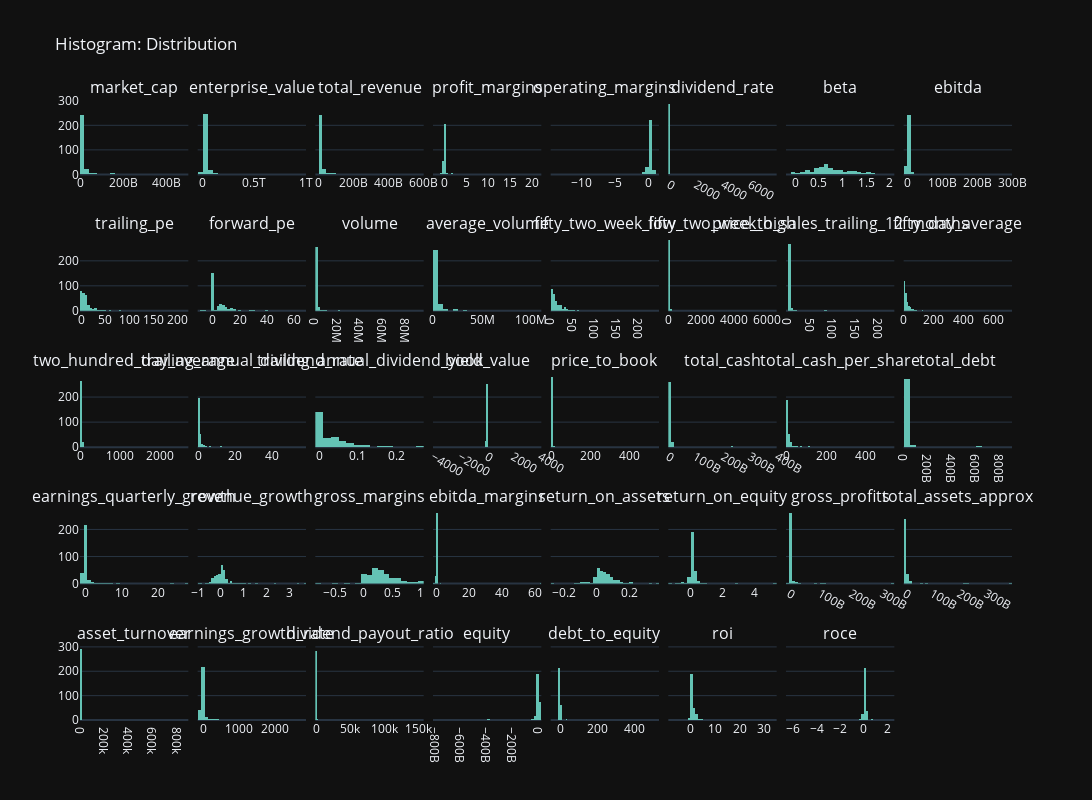

Notebook cell for this chart:
### Markdown cell above
#### Histograms and Distribution

### Code cell
import plotly.subplots as sp
import plotly.graph_objects as go

df = df_fundamentals_book.select_dtypes(include=["float64"])
fig = sp.make_subplots(rows=5, cols=8, subplot_titles=df.columns, shared_yaxes=True, horizontal_spacing=0.01, vertical_spacing=0.1)

for row in range(1, 6):
    for col in range(1, 9):
        subplot_num = (row - 1) * 8 + col
        if subplot_num <= len(df.columns):
            col_name = df.columns[subplot_num - 1]
            trace = go.Histogram(x=df[col_name], name=col_name, marker=dict(color = 'rgb(100, 195, 181)'), showlegend=False)
            fig.add_trace(trace, row=row, col=col)

fig.update_layout(title_text="Histogram: Distribution", height=800, width=2500, template="plotly_dark")

fig.show()

### Figure 1 — Plotly figure (JSON) as saved in the notebook; plotly's stock layout.template omitted (floating-point values rounded to 4 significant figures; data arrays with more than 128 entries replaced by an {"elided": "..."} marker saying what was removed)
{"data": [{"marker": {"color": "rgb(100, 195, 181)"}, "name": "market_cap", "showlegend": false, "type": "histogram", "x": {"elided": "291 int values"}, "xaxis": "x", "yaxis": "y"}, {"marker": {"color": "rgb(100, 195, 181)"}, "name": "enterprise_value", "showlegend": false, "type": "histogram", "x": {"elided": "291 int values"}, "xaxis": "x2", "yaxis": "y2"}, {"marker": {"color": "rgb(100, 195, 181)"}, "name": "total_revenue", "showlegend": false, "type": "histogram", "x": {"elided": "291 int values"}, "xaxis": "x3", "yaxis": "y3"}, {"marker": {"color": "rgb(100, 195, 181)"}, "name": "profit_margins", "showlegend": false, "type": "histogram", "x": {"elided": "291 float values"}, "xaxis": "x4", "yaxis": "y4"}, {"marker": {"color": "rgb(100, 195, 181)"}, "name": "operating_margins", "showlegend": false, "type": "histogram", "x": {"elided": "291 float values"}, "xaxis": "x5", "yaxis": "y5"}, {"marker": {"color": "rgb(100, 195, 181)"}, "name": "dividend_rate", "showlegend": false, "type": "histogram", "x": {"elided": "291 float values"}, "xaxis": "x6", "yaxis": "y6"}, {"marker": {"color": "rgb(100, 195, 181)"}, "name": "beta", "showlegend": false, "type": "histogram", "x": {"elided": "291 float values"}, "xaxis": "x7", "yaxis": "y7"}, {"marker": {"color": "rgb(100, 195, 181)"}, "name": "ebitda", "showlegend": false, "type": "histogram", "x": {"elided": "291 int values"}, "xaxis": "x8", "yaxis": "y8"}, {"marker": {"color": "rgb(100, 195, 181)"}, "name": "trailing_pe", "showlegend": false, "type": "histogram", "x": {"elided": "291 float values"}, "xaxis": "x9", "yaxis": "y9"}, {"marker": {"color": "rgb(100, 195, 181)"}, "name": "forward_pe", "showlegend": false, "type": "histogram", "x": {"elided": "291 float values"}, "xaxis": "x10", "yaxis": "y10"}, {"marker": {"color": "rgb(100, 195, 181)"}, "name": "volume", "showlegend": false, "type": "histogram", "x": {"elided": "291 int values"}, "xaxis": "x11", "yaxis": "y11"}, {"marker": {"color": "rgb(100, 195, 181)"}, "name": "average_volume", "showlegend": false, "type": "histogram", "x": {"elided": "291 int values"}, "xaxis": "x12", "yaxis": "y12"}, {"marker": {"color": "rgb(100, 195, 181)"}, "name": "fifty_two_week_low", "showlegend": false, "type": "histogram", "x": {"elided": "291 float values"}, "xaxis": "x13", "yaxis": "y13"}, {"marker": {"color": "rgb(100, 195, 181)"}, "name": "fifty_two_week_high", "showlegend": false, "type": "histogram", "x": {"elided": "291 float values"}, "xaxis": "x14", "yaxis": "y14"}, {"marker": {"color": "rgb(100, 195, 181)"}, "name": "price_to_sales_trailing_12_months", "showlegend": false, "type": "histogram", "x": {"elided": "291 float values"}, "xaxis": "x15", "yaxis": "y15"}, {"marker": {"color": "rgb(100, 195, 181)"}, "name": "fifty_day_average", "showlegend": false, "type": "histogram", "x": {"elided": "291 float values"}, "xaxis": "x16", "yaxis": "y16"}, {"marker": {"color": "rgb(100, 195, 181)"}, "name": "two_hundred_day_average", "showlegend": false, "type": "histogram", "x": {"elided": "291 float values"}, "xaxis": "x17", "yaxis": "y17"}, {"marker": {"color": "rgb(100, 195, 181)"}, "name": "trailing_annual_dividend_rate", "showlegend": false, "type": "histogram", "x": {"elided": "291 float values"}, "xaxis": "x18", "yaxis": "y18"}, {"marker": {"color": "rgb(100, 195, 181)"}, "name": "trailing_annual_dividend_yield", "showlegend": false, "type": "histogram", "x": {"elided": "291 float values"}, "xaxis": "x19", "yaxis": "y19"}, {"marker": {"color": "rgb(100, 195, 181)"}, "name": "book_value", "showlegend": false, "type": "histogram", "x": {"elided": "291 float values"}, "xaxis": "x20", "yaxis": "y20"}, {"marker": {"color": "rgb(100, 195, 181)"}, "name": "price_to_book", "showlegend": false, "type": "histogram", "x": {"elided": "291 float values"}, "xaxis": "x21", "yaxis": "y21"}, {"marker": {"color": "rgb(100, 195, 181)"}, "name": "total_cash", "showlegend": false, "type": "histogram", "x": {"elided": "291 int values"}, "xaxis": "x22", "yaxis": "y22"}, {"marker": {"color": "rgb(100, 195, 181)"}, "name": "total_cash_per_share", "showlegend": false, "type": "histogram", "x": {"elided": "291 float values"}, "xaxis": "x23", "yaxis": "y23"}, {"marker": {"color": "rgb(100, 195, 181)"}, "name": "total_debt", "showlegend": false, "type": "histogram", "x": {"elided": "291 int values"}, "xaxis": "x24", "yaxis": "y24"}, {"marker": {"color": "rgb(100, 195, 181)"}, "name": "earnings_quarterly_growth", "showlegend": false, "type": "histogram", "x": {"elided": "291 float values"}, "xaxis": "x25", "yaxis": "y25"}, {"marker": {"color": "rgb(100, 195, 181)"}, "name": "revenue_growth", "showlegend": false, "type": "histogram", "x": {"elided": "291 float values"}, "xaxis": "x26", "yaxis": "y26"}, {"marker": {"color": "rgb(100, 195, 181)"}, "name": "gross_margins", "showlegend": false, "type": "histogram", "x": {"elided": "291 float values"}, "xaxis": "x27", "yaxis": "y27"}, {"marker": {"color": "rgb(100, 195, 181)"}, "name": "ebitda_margins", "showlegend": false, "type": "histogram", "x": {"elided": "291 float values"}, "xaxis": "x28", "yaxis": "y28"}, {"marker": {"color": "rgb(100, 195, 181)"}, "name": "return_on_assets", "showlegend": false, "type": "histogram", "x": {"elided": "291 float values"}, "xaxis": "x29", "yaxis": "y29"}, {"marker": {"color": "rgb(100, 195, 181)"}, "name": "return_on_equity", "showlegend": false, "type": "histogram", "x": {"elided": "291 float values"}, "xaxis": "x30", "yaxis": "y30"}, {"marker": {"color": "rgb(100, 195, 181)"}, "name": "gross_profits", "showlegend": false, "type": "histogram", "x": {"elided": "291 int values"}, "xaxis": "x31", "yaxis": "y31"}, {"marker": {"color": "rgb(100, 195, 181)"}, "name": "total_assets_approx", "showlegend": false, "type": "histogram", "x": {"elided": "291 float values"}, "xaxis": "x32", "yaxis": "y32"}, {"marker": {"color": "rgb(100, 195, 181)"}, "name": "asset_turnover", "showlegend": false, "type": "histogram", "x": {"elided": "291 float values"}, "xaxis": "x33", "yaxis": "y33"}, {"marker": {"color": "rgb(100, 195, 181)"}, "name": "earnings_growth_rate", "showlegend": false, "type": "histogram", "x": {"elided": "291 float values"}, "xaxis": "x34", "yaxis": "y34"}, {"marker": {"color": "rgb(100, 195, 181)"}, "name": "dividend_payout_ratio", "showlegend": false, "type": "histogram", "x": {"elided": "291 float values"}, "xaxis": "x35", "yaxis": "y35"}, {"marker": {"color": "rgb(100, 195, 181)"}, "name": "equity", "showlegend": false, "type": "histogram", "x": {"elided": "291 float values"}, "xaxis": "x36", "yaxis": "y36"}, {"marker": {"color": "rgb(100, 195, 181)"}, "name": "debt_to_equity", "showlegend": false, "type": "histogram", "x": {"elided": "291 float values"}, "xaxis": "x37", "yaxis": "y37"}, {"marker": {"color": "rgb(100, 195, 181)"}, "name": "roi", "showlegend": false, "type": "histogram", "x": {"elided": "291 float values"}, "xaxis": "x38", "yaxis": "y38"}, {"marker": {"color": "rgb(100, 195, 181)"}, "name": "roce", "showlegend": false, "type": "histogram", "x": {"elided": "291 float values"}, "xaxis": "x39", "yaxis": "y39"}], "layout": {"annotations": [{"font": {"size": 16}, "showarrow": false, "text": "market_cap", "x": 0.05812, "xanchor": "center", "xref": "paper", "y": 1, "yanchor": "bottom", "yref": "paper"}, {"font": {"size": 16}, "showarrow": false, "text": "enterprise_value", "x": 0.1844, "xanchor": "center", "xref": "paper", "y": 1, "yanchor": "bottom", "yref": "paper"}, {"font": {"size": 16}, "showarrow": false, "text": "total_revenue", "x": 0.3106, "xanchor": "center", "xref": "paper", "y": 1, "yanchor": "bottom", "yref": "paper"}, {"font": {"size": 16}, "showarrow": false, "text": "profit_margins", "x": 0.4369, "xanchor": "center", "xref": "paper", "y": 1, "yanchor": "bottom", "yref": "paper"}, {"font": {"size": 16}, "showarrow": false, "text": "operating_margins", "x": 0.5631, "xanchor": "center", "xref": "paper", "y": 1, "yanchor": "bottom", "yref": "paper"}, {"font": {"size": 16}, "showarrow": false, "text": "dividend_rate", "x": 0.6894, "xanchor": "center", "xref": "paper", "y": 1, "yanchor": "bottom", "yref": "paper"}, {"font": {"size": 16}, "showarrow": false, "text": "beta", "x": 0.8156, "xanchor": "center", "xref": "paper", "y": 1, "yanchor": "bottom", "yref": "paper"}, {"font": {"size": 16}, "showarrow": false, "text": "ebitda", "x": 0.9419, "xanchor": "center", "xref": "paper", "y": 1, "yanchor": "bottom", "yref": "paper"}, {"font": {"size": 16}, "showarrow": false, "text": "trailing_pe", "x": 0.05812, "xanchor": "center", "xref": "paper", "y": 0.78, "yanchor": "bottom", "yref": "paper"}, {"font": {"size": 16}, "showarrow": false, "text": "forward_pe", "x": 0.1844, "xanchor": "center", "xref": "paper", "y": 0.78, "yanchor": "bottom", "yref": "paper"}, {"font": {"size": 16}, "showarrow": false, "text": "volume", "x": 0.3106, "xanchor": "center", "xref": "paper", "y": 0.78, "yanchor": "bottom", "yref": "paper"}, {"font": {"size": 16}, "showarrow": false, "text": "average_volume", "x": 0.4369, "xanchor": "center", "xref": "paper", "y": 0.78, "yanchor": "bottom", "yref": "paper"}, {"font": {"size": 16}, "showarrow": false, "text": "fifty_two_week_low", "x": 0.5631, "xanchor": "center", "xref": "paper", "y": 0.78, "yanchor": "bottom", "yref": "paper"}, {"font": {"size": 16}, "showarrow": false, "text": "fifty_two_week_high", "x": 0.6894, "xanchor": "center", "xref": "paper", "y": 0.78, "yanchor": "bottom", "yref": "paper"}, {"font": {"size": 16}, "showarrow": false, "text": "price_to_sales_trailing_12_months", "x": 0.8156, "xanchor": "center", "xref": "paper", "y": 0.78, "yanchor": "bottom", "yref": "paper"}, {"font": {"size": 16}, "showarrow": false, "text": "fifty_day_average", "x": 0.9419, "xanchor": "center", "xref": "paper", "y": 0.78, "yanchor": "bottom", "yref": "paper"}, {"font": {"size": 16}, "showarrow": false, "text": "two_hundred_day_average", "x": 0.05812, "xanchor": "center", "xref": "paper", "y": 0.56, "yanchor": "bottom", "yref": "paper"}, {"font": {"size": 16}, "showarrow": false, "text": "trailing_annual_dividend_rate", "x": 0.1844, "xanchor": "center", "xref": "paper", "y": 0.56, "yanchor": "bottom", "yref": "paper"}, {"font": {"size": 16}, "showarrow": false, "text": "trailing_annual_dividend_yield", "x": 0.3106, "xanchor": "center", "xref": "paper", "y": 0.56, "yanchor": "bottom", "yref": "paper"}, {"font": {"size": 16}, "showarrow": false, "text": "book_value", "x": 0.4369, "xanchor": "center", "xref": "paper", "y": 0.56, "yanchor": "bottom", "yref": "paper"}, {"font": {"size": 16}, "showarrow": false, "text": "price_to_book", "x": 0.5631, "xanchor": "center", "xref": "paper", "y": 0.56, "yanchor": "bottom", "yref": "paper"}, {"font": {"size": 16}, "showarrow": false, "text": "total_cash", "x": 0.6894, "xanchor": "center", "xref": "paper", "y": 0.56, "yanchor": "bottom", "yref": "paper"}, {"font": {"size": 16}, "showarrow": false, "text": "total_cash_per_share", "x": 0.8156, "xanchor": "center", "xref": "paper", "y": 0.56, "yanchor": "bottom", "yref": "paper"}, {"font": {"size": 16}, "showarrow": false, "text": "total_debt", "x": 0.9419, "xanchor": "center", "xref": "paper", "y": 0.56, "yanchor": "bottom", "yref": "paper"}, {"font": {"size": 16}, "showarrow": false, "text": "earnings_quarterly_growth", "x": 0.05812, "xanchor": "center", "xref": "paper", "y": 0.34, "yanchor": "bottom", "yref": "paper"}, {"font": {"size": 16}, "showarrow": false, "text": "revenue_growth", "x": 0.1844, "xanchor": "center", "xref": "paper", "y": 0.34, "yanchor": "bottom", "yref": "paper"}, {"font": {"size": 16}, "showarrow": false, "text": "gross_margins", "x": 0.3106, "xanchor": "center", "xref": "paper", "y": 0.34, "yanchor": "bottom", "yref": "paper"}, {"font": {"size": 16}, "showarrow": false, "text": "ebitda_margins", "x": 0.4369, "xanchor": "center", "xref": "paper", "y": 0.34, "yanchor": "bottom", "yref": "paper"}, {"font": {"size": 16}, "showarrow": false, "text": "return_on_assets", "x": 0.5631, "xanchor": "center", "xref": "paper", "y": 0.34, "yanchor": "bottom", "yref": "paper"}, {"font": {"size": 16}, "showarrow": false, "text": "return_on_equity", "x": 0.6894, "xanchor": "center", "xref": "paper", "y": 0.34, "yanchor": "bottom", "yref": "paper"}, {"font": {"size": 16}, "showarrow": false, "text": "gross_profits", "x": 0.8156, "xanchor": "center", "xref": "paper", "y": 0.34, "yanchor": "bottom", "yref": "paper"}, {"font": {"size": 16}, "showarrow": false, "text": "total_assets_approx", "x": 0.9419, "xanchor": "center", "xref": "paper", "y": 0.34, "yanchor": "bottom", "yref": "paper"}, {"font": {"size": 16}, "showarrow": false, "text": "asset_turnover", "x": 0.05812, "xanchor": "center", "xref": "paper", "y": 0.12, "yanchor": "bottom", "yref": "paper"}, {"font": {"size": 16}, "showarrow": false, "text": "earnings_growth_rate", "x": 0.1844, "xanchor": "center", "xref": "paper", "y": 0.12, "yanchor": "bottom", "yref": "paper"}, {"font": {"size": 16}, "showarrow": false, "text": "dividend_payout_ratio", "x": 0.3106, "xanchor": "center", "xref": "paper", "y": 0.12, "yanchor": "bottom", "yref": "paper"}, {"font": {"size": 16}, "showarrow": false, "text": "equity", "x": 0.4369, "xanchor": "center", "xref": "paper", "y": 0.12, "yanchor": "bottom", "yref": "paper"}, {"font": {"size": 16}, "showarrow": false, "text": "debt_to_equity", "x": 0.5631, "xanchor": "center", "xref": "paper", "y": 0.12, "yanchor": "bottom", "yref": "paper"}, {"font": {"size": 16}, "showarrow": false, "text": "roi", "x": 0.6894, "xanchor": "center", "xref": "paper", "y": 0.12, "yanchor": "bottom", "yref": "paper"}, {"font": {"size": 16}, "showarrow": false, "text": "roce", "x": 0.8156, "xanchor": "center", "xref": "paper", "y": 0.12, "yanchor": "bottom", "yref": "paper"}], "height": 800, "title": {"text": "Histogram: Distribution"}, "width": 2500, "xaxis": {"anchor": "y", "domain": [0, 0.1162]}, "xaxis10": {"anchor": "y10", "domain": [0.1263, 0.2425]}, "xaxis11": {"anchor": "y11", "domain": [0.2525, 0.3688]}, "xaxis12": {"anchor": "y12", "domain": [0.3788, 0.495]}, "xaxis13": {"anchor": "y13", "domain": [0.505, 0.6212]}, "xaxis14": {"anchor": "y14", "domain": [0.6312, 0.7475]}, "xaxis15": {"anchor": "y15", "domain": [0.7575, 0.8737]}, "xaxis16": {"anchor": "y16", "domain": [0.8837, 1.0]}, "xaxis17": {"anchor": "y17", "domain": [0, 0.1162]}, "xaxis18": {"anchor": "y18", "domain": [0.1263, 0.2425]}, "xaxis19": {"anchor": "y19", "domain": [0.2525, 0.3688]}, "xaxis2": {"anchor": "y2", "domain": [0.1263, 0.2425]}, "xaxis20": {"anchor": "y20", "domain": [0.3788, 0.495]}, "xaxis21": {"anchor": "y21", "domain": [0.505, 0.6212]}, "xaxis22": {"anchor": "y22", "domain": [0.6312, 0.7475]}, "xaxis23": {"anchor": "y23", "domain": [0.7575, 0.8737]}, "xaxis24": {"anchor": "y24", "domain": [0.8837, 1.0]}, "xaxis25": {"anchor": "y25", "domain": [0, 0.1162]}, "xaxis26": {"anchor": "y26", "domain": [0.1263, 0.2425]}, "xaxis27": {"anchor": "y27", "domain": [0.2525, 0.3688]}, "xaxis28": {"anchor": "y28", "domain": [0.3788, 0.495]}, "xaxis29": {"anchor": "y29", "domain": [0.505, 0.6212]}, "xaxis3": {"anchor": "y3", "domain": [0.2525, 0.3688]}, "xaxis30": {"anchor": "y30", "domain": [0.6312, 0.7475]}, "xaxis31": {"anchor": "y31", "domain": [0.7575, 0.8737]}, "xaxis32": {"anchor": "y32", "domain": [0.8837, 1.0]}, "xaxis33": {"anchor": "y33", "domain": [0, 0.1162]}, "xaxis34": {"anchor": "y34", "domain": [0.1263, 0.2425]}, "xaxis35": {"anchor": "y35", "domain": [0.2525, 0.3688]}, "xaxis36": {"anchor": "y36", "domain": [0.3788, 0.495]}, "xaxis37": {"anchor": "y37", "domain": [0.505, 0.6212]}, "xaxis38": {"anchor": "y38", "domain": [0.6312, 0.7475]}, "xaxis39": {"anchor": "y39", "domain": [0.7575, 0.8737]}, "xaxis4": {"anchor": "y4", "domain": [0.3788, 0.495]}, "xaxis40": {"anchor": "y40", "domain": [0.8837, 1.0]}, "xaxis5": {"anchor": "y5", "domain": [0.505, 0.6212]}, "xaxis6": {"anchor": "y6", "domain": [0.6312, 0.7475]}, "xaxis7": {"anchor": "y7", "domain": [0.7575, 0.8737]}, "xaxis8": {"anchor": "y8", "domain": [0.8837, 1.0]}, "xaxis9": {"anchor": "y9", "domain": [0, 0.1162]}, "yaxis": {"anchor": "x", "domain": [0.88, 1]}, "yaxis10": {"anchor": "x10", "domain": [0.66, 0.78], "matches": "y9", "showticklabels": false}, "yaxis11": {"anchor": "x11", "domain": [0.66, 0.78], "matches": "y9", "showticklabels": false}, "yaxis12": {"anchor": "x12", "domain": [0.66, 0.78], "matches": "y9", "showticklabels": false}, "yaxis13": {"anchor": "x13", "domain": [0.66, 0.78], "matches": "y9", "showticklabels": false}, "yaxis14": {"anchor": "x14", "domain": [0.66, 0.78], "matches": "y9", "showticklabels": false}, "yaxis15": {"anchor": "x15", "domain": [0.66, 0.78], "matches": "y9", "showticklabels": false}, "yaxis16": {"anchor": "x16", "domain": [0.66, 0.78], "matches": "y9", "showticklabels": false}, "yaxis17": {"anchor": "x17", "domain": [0.44, 0.56]}, "yaxis18": {"anchor": "x18", "domain": [0.44, 0.56], "matches": "y17", "showticklabels": false}, "yaxis19": {"anchor": "x19", "domain": [0.44, 0.56], "matches": "y17", "showticklabels": false}, "yaxis2": {"anchor": "x2", "domain": [0.88, 1], "matches": "y", "showticklabels": false}, "yaxis20": {"anchor": "x20", "domain": [0.44, 0.56], "matches": "y17", "showticklabels": false}, "yaxis21": {"anchor": "x21", "domain": [0.44, 0.56], "matches": "y17", "showticklabels": false}, "yaxis22": {"anchor": "x22", "domain": [0.44, 0.56], "matches": "y17", "showticklabels": false}, "yaxis23": {"anchor": "x23", "domain": [0.44, 0.56], "matches": "y17", "showticklabels": false}, "yaxis24": {"anchor": "x24", "domain": [0.44, 0.56], "matches": "y17", "showticklabels": false}, "yaxis25": {"anchor": "x25", "domain": [0.22, 0.34]}, "yaxis26": {"anchor": "x26", "domain": [0.22, 0.34], "matches": "y25", "showticklabels": false}, "yaxis27": {"anchor": "x27", "domain": [0.22, 0.34], "matches": "y25", "showticklabels": false}, "yaxis28": {"anchor": "x28", "domain": [0.22, 0.34], "matches": "y25", "showticklabels": false}, "yaxis29": {"anchor": "x29", "domain": [0.22, 0.34], "matches": "y25", "showticklabels": false}, "yaxis3": {"anchor": "x3", "domain": [0.88, 1], "matches": "y", "showticklabels": false}, "yaxis30": {"anchor": "x30", "domain": [0.22, 0.34], "matches": "y25", "showticklabels": false}, "yaxis31": {"anchor": "x31", "domain": [0.22, 0.34], "matches": "y25", "showticklabels": false}, "yaxis32": {"anchor": "x32", "domain": [0.22, 0.34], "matches": "y25", "showticklabels": false}, "yaxis33": {"anchor": "x33", "domain": [0, 0.12]}, "yaxis34": {"anchor": "x34", "domain": [0, 0.12], "matches": "y33", "showticklabels": false}, "yaxis35": {"anchor": "x35", "domain": [0, 0.12], "matches": "y33", "showticklabels": false}, "yaxis36": {"anchor": "x36", "domain": [0, 0.12], "matches": "y33", "showticklabels": false}, "yaxis37": {"anchor": "x37", "domain": [0, 0.12], "matches": "y33", "showticklabels": false}, "yaxis38": {"anchor": "x38", "domain": [0, 0.12], "matches": "y33", "showticklabels": false}, "yaxis39": {"anchor": "x39", "domain": [0, 0.12], "matches": "y33", "showticklabels": false}, "yaxis4": {"anchor": "x4", "domain": [0.88, 1], "matches": "y", "showticklabels": false}, "yaxis40": {"anchor": "x40", "domain": [0, 0.12], "matches": "y33", "showticklabels": false}, "yaxis5": {"anchor": "x5", "domain": [0.88, 1], "matches": "y", "showticklabels": false}, "yaxis6": {"anchor": "x6", "domain": [0.88, 1], "matches": "y", "showticklabels": false}, "yaxis7": {"anchor": "x7", "domain": [0.88, 1], "matches": "y", "showticklabels": false}, "yaxis8": {"anchor": "x8", "domain": [0.88, 1], "matches": "y", "showticklabels": false}, "yaxis9": {"anchor": "x9", "domain": [0.66, 0.78]}}}
